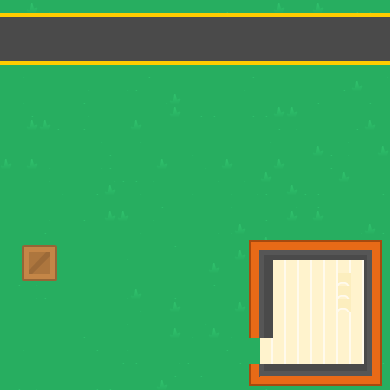

A 2D game scene composited from a Tiled map and its tileset images. What follows is a short description and the map's XML, with each tile layer's data collapsed to a summary:
An orthogonal 30x30 tile map with 13x13 px tiles, 2 tile layers (Tile Layer 1, Graphics) and 6 objects.

<map version="1.0" tiledversion="1.1.4" orientation="orthogonal" renderorder="right-down" width="30" height="30" tilewidth="13" tileheight="13" infinite="0" nextobjectid="25">
 <tileset firstgid="1" source="spritesheet_tiles.tsx" />
 <layer name="Tile Layer 1" width="30" height="30">
  <data>[900 cells, 900 non-empty, 13 distinct tile ids]</data>
 </layer>
 <objectgroup name="Box">
  <object id="15" x="22" y="245" width="34" height="33" />
  <object id="17" x="22" y="245" width="35" height="35" />
 </objectgroup>
 <objectgroup name="walls">
  <object id="18" x="249" y="240" width="23" height="97" />
  <object id="19" x="273" y="240" width="108" height="18" />
  <object id="20" x="364" y="259" width="17" height="125" />
  <object id="21" x="249" y="364" width="115" height="20" />
 </objectgroup>
 <layer name="Graphics" width="30" height="30">
  <data>[900 cells, 268 non-empty, 52 distinct tile ids]</data>
 </layer>
</map>
